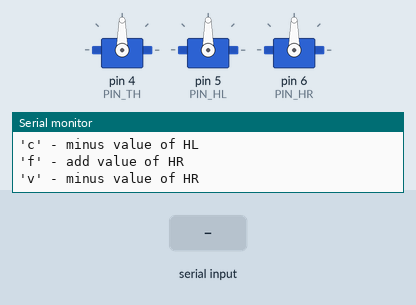
Simulated run of this sketch. Board: Arduino Uno, built with avr-gcc and run on an emulated ATmega328P. On the bench: 3 × servo, the last lines printed to the serial monitor. The test bench sets the inputs (shaded band).

Above: at 1.2 s.
1.3 s: "4\n" received over Serial
At 2.2 s:
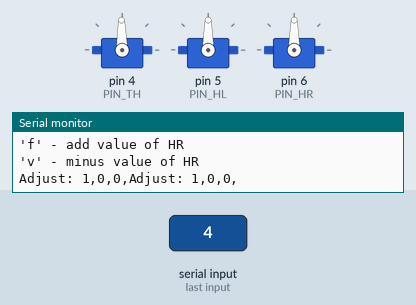
2.8 s: "d\n" received over Serial
At 3.3 s:
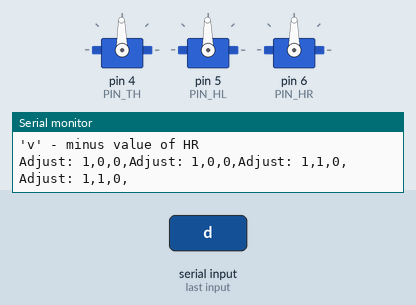
Timing chart, 0 to 5.8 s (numbered marks = the images above; inputs shaded):
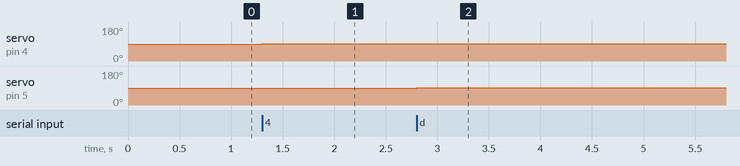

The sketch:

a3_calibrate.ino
```cpp
//-- myPOSE calibration

// 參數：校正的位置 (要調整的角度)
int adj[]={ 0, 0, 0 };  // 此程式不能改這值

// 參數：起始位置
int pos[]={ 90,90,90 };  // 起始位置


// 參數：各伺服馬達的腳位
#define PIN_TH 4
#define PIN_HL 5
#define PIN_HR 6

#include <Servo.h>
Servo S0, S1, S2, S3;


void help()
{
  Serial.println("This is used to calibration the servos for 'Otto'");
  Serial.println("The interface uses single character controls");
  Serial.println("");
  Serial.println("'4' - add value of TH");
  Serial.println("'r' - minus value of TH");
  Serial.println("'d' - add value of HL");
  Serial.println("'c' - minus value of HL");
  Serial.println("'f' - add value of HR");
  Serial.println("'v' - minus value of HR");
  Serial.println("");
}


void show_message()
{
  Serial.print("Adjust: ");
  Serial.print(adj[0]);
  Serial.print(",");
  Serial.print(adj[1]);
  Serial.print(",");
  Serial.print(adj[2]);
  Serial.print(",");
}


// 處理輸入的字元
void processChar(char c)
{
  // see if the first char is a number or a command char

  switch(c)
  {
    case 'h':
    case 'H':
      help();
      break;

    case '4':
      adj[0]++;
      break;

    case 'r':
    case 'R':
      adj[0]--;
      break;

    case 'd':
    case 'D':
      adj[1]++;
      break;

    case 'c':
    case 'C':
      adj[1]--;
      break;

    case 'f':
    case 'F':
      adj[2]++;
      break;

    case 'v':
    case 'V':
      adj[2]--;
      break;

    case '\n':
    case '\r':
      break;

    default:
      Serial.print("Unknown command (");
      Serial.print(c);
      Serial.println(")");
      break;
  }
  show_message();
}


void move_servo()
{
  S0.write(pos[0]+adj[0]);
  S1.write(180-pos[1]+adj[1]);  // in myPOSE Left Hand
  S2.write(pos[2]+adj[2]);
}


void setup()
{
  Serial.begin(115200);

  S0.attach(PIN_TH);
  S1.attach(PIN_HL);
  S2.attach(PIN_HR);

  help();
}


void loop()
{
  // 取得序列埠傳入的資料
  while(Serial.available() > 0)
  {
    processChar(Serial.read());
  }
  move_servo();
}
```

Measured:
- after the input at 1.3 s, servo on pin 4 (PIN_TH): 90° → 91° at once
- after the input at 2.8 s, servo on pin 5 (PIN_HL): 90° → 91° at once
